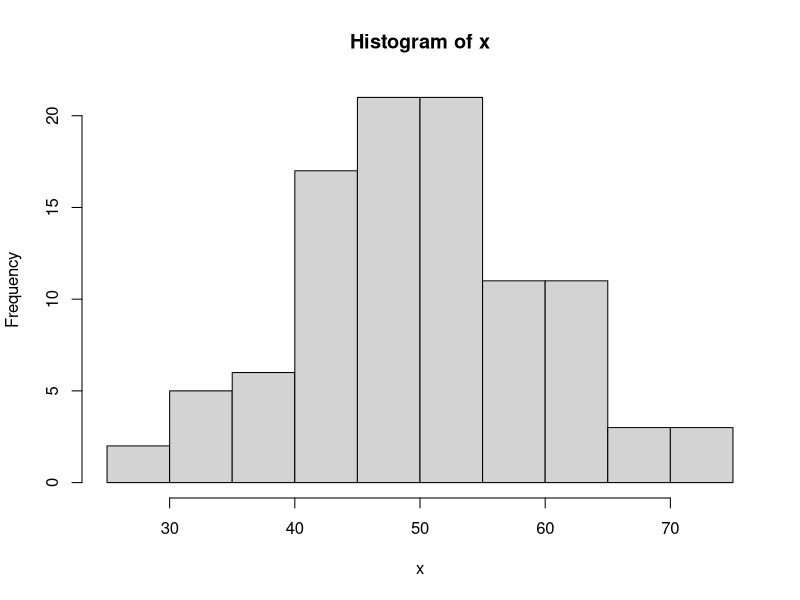
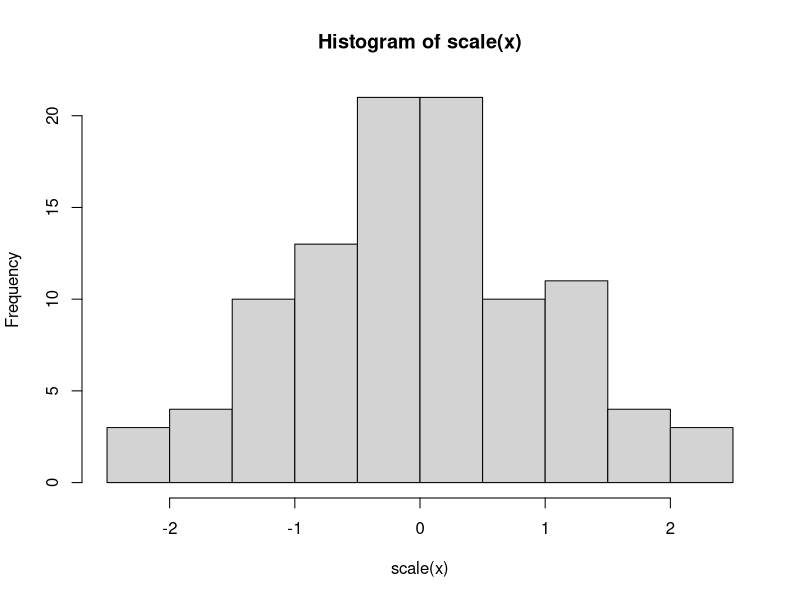
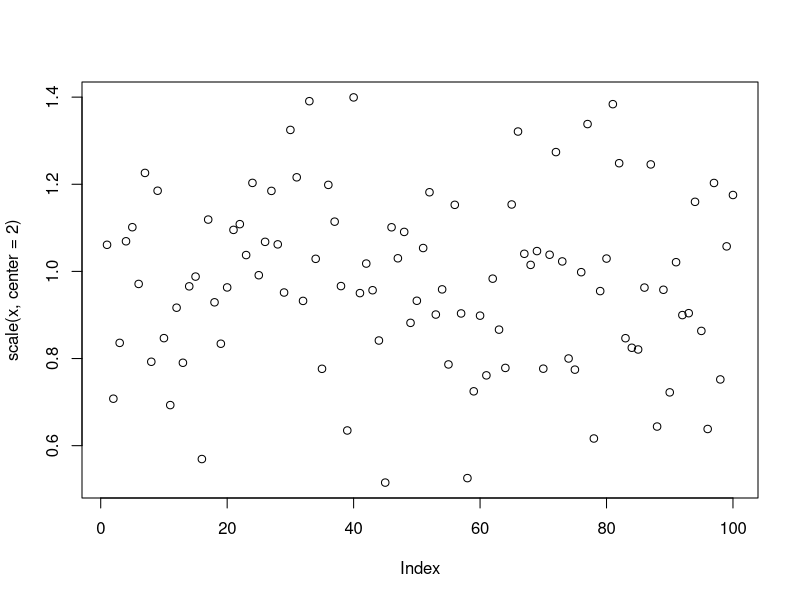

The R script that drew these images, in order: (Note: this script raises an error after producing the figures.)
# Scale
#standardization of the data
#scale is generic function whose default method centers and/or scales the columns of a numeric matrix.

x = rnorm(100,50,10)
scale(x)

hist(x)
hist(scale(x))
scale(x, center=T)
scale(x, center=2)
plot(scale(x, center=2))  # irrelevant

(marks1 = ceiling(runif(10,50,100)))
(marks2 = ceiling(runif(10,50,150)))
scale(marks1)
scale(marks1)[,1]
round(scale(marks1)[,1],2)
round(scale(marks2)[,1],2)

round(scale(marks1)[,1],2)

round(scale(marks1, center=F)[,1],2)
round(scale(marks2, center=F)[,1],2) 

round(scale(marks1, center=c(0,1))[,1],2)




#
s = sort(rexp(100))
s
range01 <- function(x){(x-min(x))/(max(x)-min(x))}
range01(s)


#
library("scales")
s=marks1
rescale(s)

rescale(marks1)
rescale(s, to=c(0,10))
rescale(s, from=c(0, max(s)))

x=marks1
scale(x,center=min(x),scale=diff(range(x)))[,1]



# Example Data
x = sample(-100:100, 50)

#Normalized Data
normalized = (x-min(x))/(max(x)-min(x))

# Histogram of example data and normalized data
par(mfrow=c(1,2))
hist(x,          breaks=10, xlab="Data",            col="lightblue", main="")
hist(normalized, breaks=10, xlab="Normalized Data", col="lightblue", main="")
par(mfrow=c(1,1))
